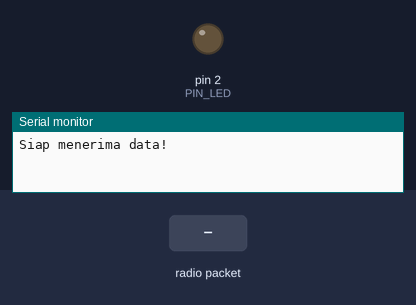
Simulated run of this sketch. Board: Arduino Mega 2560, built with avr-gcc and run on an emulated ATmega2560. Parts: output pins drawn as LEDs (lit = HIGH), the last lines printed to the serial monitor. Inputs (shaded band) come from the test bench. No radio packets arrive unless stated.

Above: at 1.2 s.
1.3 s: radio packet "LED ON" arrives
At 2.5 s:
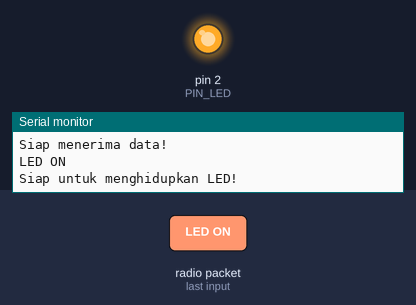
2.8 s: radio packet "LED OFF" arrives
At 3.9 s:
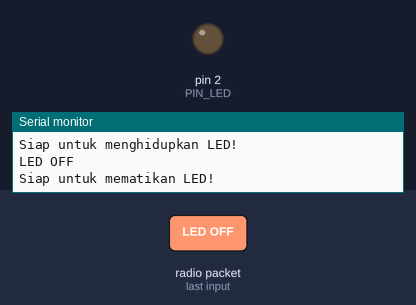
Timing chart, 0 to 5.8 s (numbered marks = the images above; inputs shaded):
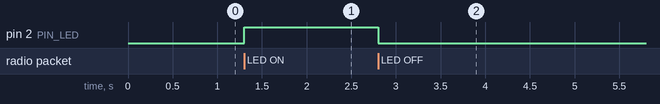

The sketch:

nrfLEDB.ino
```cpp
// Penerimaan data menggunakan NRF24L01
//   yang digunakan untuk mengontrol LED
//   berdasarkan perintah yang diterima

#include <SPI.h>
#include "nRF24L01.h"
#include "RF24.h"
#include "RF24_config.h"

const byte PIN_CE = 49;
const byte PIN_CSN = 53;
const uint64_t PIPE = 0xE8E8F0F0E2LL;
const byte PIN_LED = 2;

// Objek NRF24L01
RF24 radio(PIN_CE, PIN_CSN);

char perintah[80]; // Penyangga pesan

void setup()
{

  Serial.begin(9600);
  pinMode(PIN_LED, OUTPUT);

  radio.begin();
  radio.openReadingPipe(1, PIPE);
  radio.startListening();
  Serial.println("Siap menerima data!");
}

void loop()
{
  if (radio.available())
  {
    bool selesai = false;

    strcpy(perintah, "");
    while (!selesai)
    {
      selesai = radio.read(perintah, sizeof(perintah));
    }

    Serial.println(perintah);
    if (perintah[0] != 0)
    {
      // Proses perintah
      if (strcmp(perintah, "LED ON") == 0)
      {
        Serial.println("Siap untuk menghidupkan LED!");
        digitalWrite(PIN_LED, HIGH);
      }
      else if (strcmp(perintah, "LED OFF") == 0)
      {
        Serial.println("Siap untuk mematikan LED!");
        digitalWrite(PIN_LED, LOW);
      }
      else
      {
        Serial.print("Maaf saya tidak mengenal perintah: ");
        Serial.println(perintah);
      }
    }
  }
}
```

Measured:
- after the input at 1.3 s, pin 2 (PIN_LED): LOW → HIGH at once
- after the input at 2.8 s, pin 2 (PIN_LED): HIGH → LOW at once
